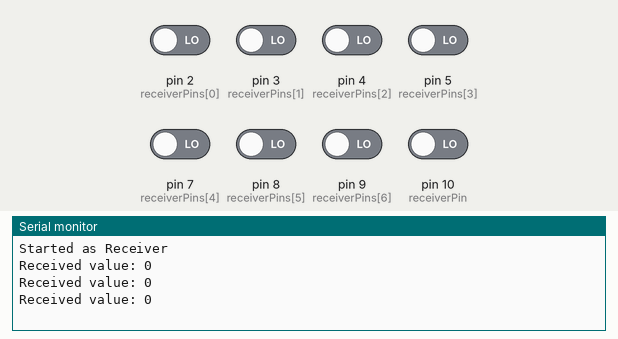
Simulated run of this sketch. Board: Arduino Uno, built with avr-gcc and run on an emulated ATmega328P. Shown: the last lines printed to the serial monitor. The inputs (shaded band) are chosen by the test bench; at power-on: pin 2 (receiverPins[0]), pin 3 (receiverPins[1]), pin 4 (receiverPins[2]), pin 5 (receiverPins[3]), pin 7 (receiverPins[4]), pin 8 (receiverPins[5]), pin 9 (receiverPins[6]), pin 10 (receiverPin) LOW.

Above: at 2.8 s.
2.9 s: pin 2 (receiverPins[0]) driven HIGH
At 3.8 s:
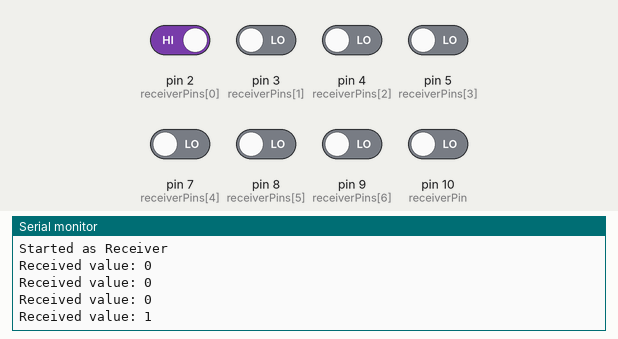
4.4 s: pin 3 (receiverPins[1]) driven HIGH
At 5.7 s:
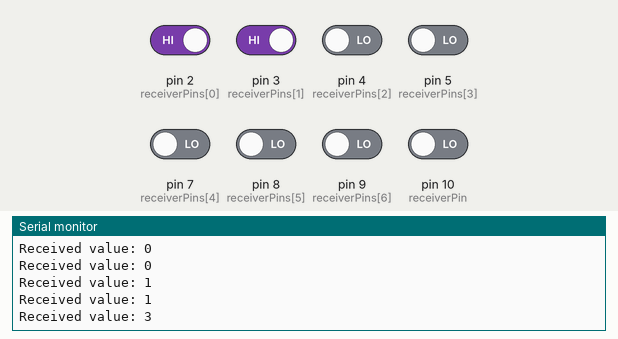
5.9 s: pin 4 (receiverPins[2]) driven HIGH
At 6.7 s:
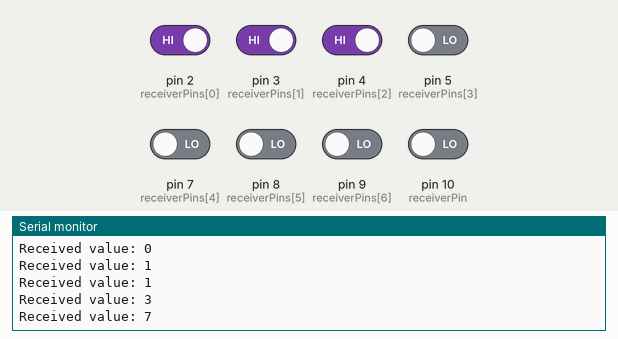
7.4 s: pin 5 (receiverPins[3]) driven HIGH
At 8.7 s:
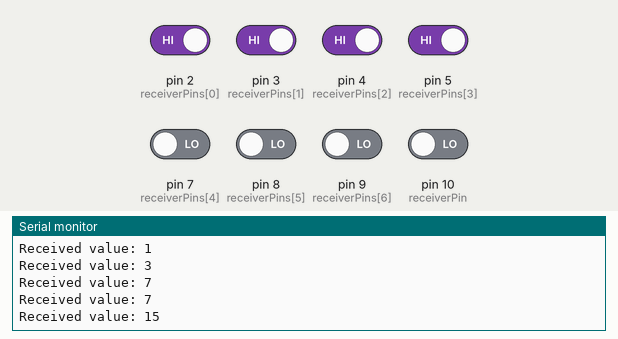
8.9 s: pin 7 (receiverPins[4]) driven HIGH
At 9.8 s:
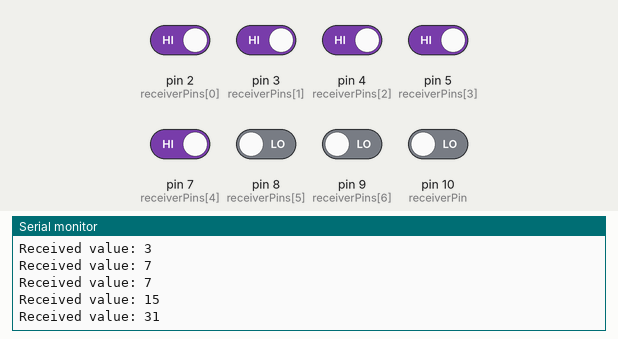
10.4 s: pin 8 (receiverPins[5]) driven HIGH
At 11.7 s:
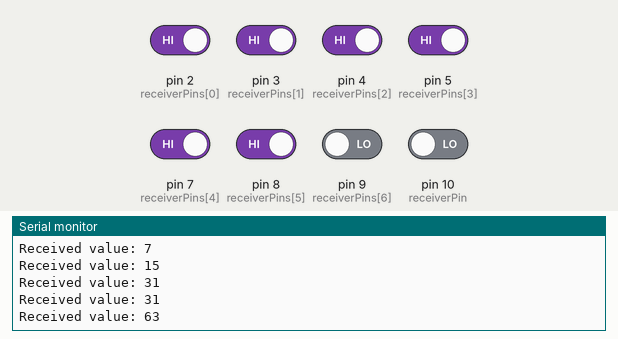
Timing chart, 0 to 12.9 s (numbered marks = the images above; inputs shaded):
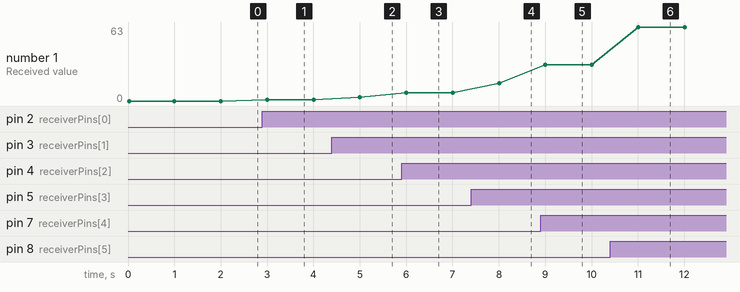

Measured:
- after the input at 2.9 s, the serial monitor: prints a new line after 0.10 s (image 1)
- after the input at 4.4 s, the serial monitor: prints a new line after 0.60 s (image 2)
- after the input at 5.9 s, the serial monitor: prints a new line after 0.10 s (image 3)
- after the input at 7.4 s, the serial monitor: prints a new line after 0.60 s (image 4)
- after the input at 8.9 s, the serial monitor: prints a new line after 0.10 s (image 5)
- after the input at 10.4 s, the serial monitor: prints a new line after 0.61 s (image 6)
- plotted number 1: 0 → 1 after the input at 2.9 s, 1 → 3 after the input at 4.4 s, 3 → 7 after the input at 5.9 s, 7 → 15 after the input at 7.4 s, 15 → 31 after the input at 8.9 s

The sketch:

arduino_multi_sender_receiver.ino
```cpp
#include "common_class.h"
#include "sender.h"
#include "receiver.h"

const bool is_receiver = true;
const Receiver receiver = Receiver("receiver", true);
const Sender sender = Sender("sender", 0, 10, 3, true);
//const Sender sender = Sender("sender", 10, 20, true);

void setup() {
  Serial.begin(9600);

  if(is_receiver){
    receiver.init();
  }else {
    // is sender
    sender.init();
  }
}

void loop() {
  if(is_receiver){
      receiver.sendStartSignal();
      receiver.receiveNumber();
      delay(1000);
  }else {
    // is_sender
    for (byte i =0; i <= 255; i++){
      sender.waitForStartSignalAndSend();
      delay(1000);
    }
  }
}
```

common_class.h
```cpp
class CommonClass {
  public:
    bool printInfo;

    CommonClass(bool print = false): printInfo(print){}

    virtual void init();

    void printIfConfigured(String value){
      if(printInfo){
        Serial.println(value);
      }
    }
};
```

receiver.h
```cpp
const int receiverPins[] = {2,3,4,5,7,8,9,10};
const int senderPin = 0;

const unsigned long interval = 20000;

class Receiver : public CommonClass {
  public:
    String name;
    unsigned long previousMillis;

    Receiver(String name, bool print = false): CommonClass(print){
      name = name;
    }

    void init() override {
      for (int i= 0; i< 8; i++) {
        pinMode(receiverPins[i], INPUT);
      }
      CommonClass::printIfConfigured("Started as Receiver");
    }

    byte receiveNumber() {
      byte receivedNumber = 0;
      for(int i=0; i < 8; i++) {
        bitWrite(receivedNumber, i, digitalRead(receiverPins[i]));
      }
      CommonClass::printIfConfigured("Received value: " + String(receivedNumber));
      return receivedNumber;
    }

    void sendStartSignal(){
      unsigned long currentMillis = millis();

      // Check if 30 seconds have passed
      if (currentMillis - previousMillis >= interval) {
        // Perform your action here

        // Update the previousMillis for the next interval
        previousMillis = currentMillis;
        int start_signal = 1;

        digitalWrite(senderPin, bitRead(start_signal, senderPin));

        printIfConfigured("Send Start Signal " + String(start_signal));
      }
    }
};
```

sender.h
```cpp
#include <TimeLib.h>
#include <OneWire.h>
#include <DallasTemperature.h>

#define ONE_WIRE_BUS 12  // Data pin connected to the DS18B20

const int senderPins[] = {2,3,4,5,6,7,8,9};
const int receiverPin = 10;

OneWire oneWire(ONE_WIRE_BUS);
DallasTemperature sensors(&oneWire);

class Sender: public CommonClass  {
  public:
    String name;
    int send_start;
    int send_end;
    int sending_delay;

    Sender(String name, int send_start, int send_end, int delay, bool print = false): CommonClass(print), sending_delay(delay){
      name = name;
      send_start = send_start;
      send_end = send_end;
    }

    void init() override {
      for (int i= 0; i< 8; i++) {
        pinMode(senderPins[i], OUTPUT);
      }
      pinMode(receiverPin, INPUT);
      printIfConfigured("Started as Sender");
      sensors.begin();
    }

    bool receiveStartSignal() {
      byte receivedNumber = 0;
      bitWrite(receivedNumber, 0, digitalRead(receiverPin));
      CommonClass::printIfConfigured("Received value: " + String(receivedNumber));
      return receivedNumber == 1;
    }

    int readSecondOfMin(){
      time_t time_now = now();
      return second(time_now);
    }

    void waitForStartSignalAndSend(){
      if(receiveStartSignal()){
        printIfConfigured("Signal received");
        delay(sending_delay);
        int temp = (int)getTemp();
        sendNumber(temp);
        printIfConfigured("Number sent");
      }
    }

    float getTemp(){
      sensors.requestTemperatures();
      float temperature = sensors.getTempCByIndex(0);
      Serial.print("Temperature: " + String(temperature));
      return temperature;
    }

    void sendNumber(byte number){
      printIfConfigured("Arduino "+ name +" sending");

      for(int i=0; i<8; i++){
        digitalWrite(senderPins[i], bitRead(number, i));
      }

      printIfConfigured("Send Number " + String(number));
    }
};
```
